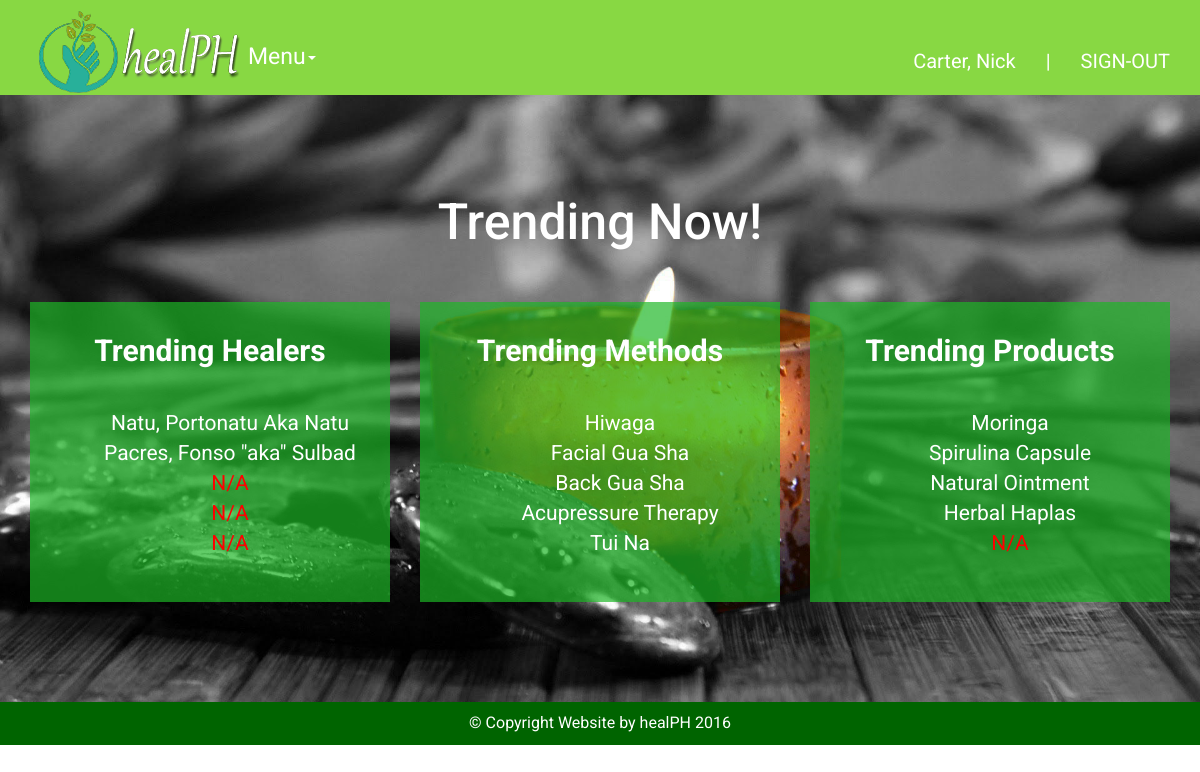
/promotion.php (signed in), run on the app's committed database.
### tables this page shows
CREATE TABLE IF NOT EXISTS `healer` (
  `HEALER_ID` int(11) NOT NULL AUTO_INCREMENT,
  `ACCT_ID` int(11) NOT NULL,
  `FIRSTNAME` varchar(30) NOT NULL,
  `LASTNAME` varchar(30) NOT NULL,
  `ADDRESS` varchar(200) NOT NULL,
  `CONTACT` varchar(30) NOT NULL,
  `EMAIL_ADDRESS` varchar(45) NOT NULL,
  `LATITUDE` varchar(50) NOT NULL,
  `LONGITUDE` varchar(50) NOT NULL,
  `DETAILS` varchar(1000) NOT NULL,
  `PICTURE` varchar(50) NOT NULL DEFAULT 'face.jpg',
  `CLINICHOURS` varchar(200) NOT NULL,
  `DAILYLIMIT` int(11) NOT NULL,
  `RATE` decimal(5,1) NOT NULL,
  `STATUS` varchar(15) NOT NULL DEFAULT 'ACTIVE',
  PRIMARY KEY (`HEALER_ID`)
);

CREATE TABLE IF NOT EXISTS `service` (
  `SERVICE_ID` int(11) NOT NULL AUTO_INCREMENT,
  `SRVCTYPE_ID` int(11) NOT NULL,
  `ACCT_ID` int(11) NOT NULL,
  `NAME` varchar(60) NOT NULL,
  `DESCRIPTION` varchar(3000) NOT NULL,
  `PRICE` decimal(10,2) NOT NULL,
  `STATUS` varchar(100) NOT NULL DEFAULT 'ACTIVE',
  `PICTURE` varchar(60) NOT NULL,
  `RATE` decimal(5,1) NOT NULL,
  PRIMARY KEY (`SERVICE_ID`)
);

CREATE TABLE IF NOT EXISTS `product` (
  `PRODUCT_ID` int(11) NOT NULL AUTO_INCREMENT,
  `PRODTYPE_ID` int(11) NOT NULL,
  `ACCT_ID` int(11) NOT NULL,
  `DESCRIPTION` varchar(60) NOT NULL,
  `RATE` decimal(5,1) NOT NULL,
  `NAME` varchar(60) NOT NULL,
  `QUANTITY` int(11) NOT NULL,
  `PRICE` decimal(10,2) NOT NULL,
  `UNIT` int(11) NOT NULL,
  `STATUS` varchar(20) NOT NULL DEFAULT 'ACTIVE',
  `PICTURE` varchar(60) NOT NULL,
  PRIMARY KEY (`PRODUCT_ID`)
);

### queries/disptopmethods.php (the view, shortened to what this page needs)
<?php
    include 'connection.php';
    $sql = "SELECT * FROM service WHERE STATUS = 'ACTIVE' ORDER BY RATE DESC LIMIT 5";
    $retrieve = $conn->query($sql)->fetchAll();
    if($retrieve) {
        foreach($retrieve as $row) {
            $name = $row['NAME'];
            $methodid = $row['SERVICE_ID'];
            echo "<li><a href='method.php?methodid=" .$methodid. "&ref=promotion'>" .$name. "</a></li>";
        }
    }
    else {
?>
        <li>No available healing methods yet.</li>
<?php
    }
?>

### queries/disptophealers.php
<?php
		include 'connection.php';
		$sql = "SELECT H.LASTNAME, H.FIRSTNAME, H.HEALER_ID, H.ACCT_ID, A.ACCT_ID, A.STATUS FROM healer as H INNER JOIN account AS A ON H.ACCT_ID = A.ACCT_ID WHERE A.STATUS = 'ACTIVE' ORDER BY RATE DESC LIMIT 5";
		$retrieve = $conn->query($sql)->fetchAll();
		$slots = 5;
		if($retrieve) {
				foreach($retrieve as $row) {
						$name = $row['LASTNAME']. ", " .$row['FIRSTNAME'];
						$accountid = $row['ACCT_ID'];
						echo "<li><a href='healer.php?accountid=" .$accountid. "&ref=promotion'>" .$name. "</a></li>";
						$slots--;
				}
				if($slots!=0) {
						while($slots!=0) {
								echo "<li style='color: red'>N/A</li>";
								$slots--;
						}
				}
		}
		else {
?>
				<li>No available healers yet.</li>
<?php
		}
?>

### queries/disptopproducts.php
<?php
    include 'connection.php';
    $sql = "SELECT * FROM product WHERE STATUS = 'ACTIVE' ORDER BY RATE DESC LIMIT 5";
    $retrieve = $conn->query($sql)->fetchAll();
    $slots = 5;
    if($retrieve) {
        foreach($retrieve as $row) {
            $name = $row['NAME'];
            $productid = $row['PRODUCT_ID'];
            echo "<li><a href='product.php?productid=" .$productid. "&ref=promotion'>" .$name. "</a></li>";
            $slots--;
        }
        if($slots!=0) {
            while($slots!=0) {
                echo "<li style='color: red'>N/A</li>";
                $slots--;
            }
        }
    }
    else {
?>
        <li>No available products yet.</li>
<?php
    }
?>

### data on the page
healer: name "Natu, Portonatu Aka Natu"
healer: name "Pacres, Fonso \"aka\" Sulbad"
service: NAME "Hiwaga"
service: NAME "Facial Gua Sha"
service: NAME "Back Gua Sha"
service: NAME "Acupressure Therapy"
service: NAME "Tui Na"
product: NAME "Moringa"
product: NAME "Spirulina Capsule"
product: NAME "Natural Ointment"
product: NAME "Herbal Haplas"

### other printed values
$_SESSION['NAME'] "Carter, Nick"
